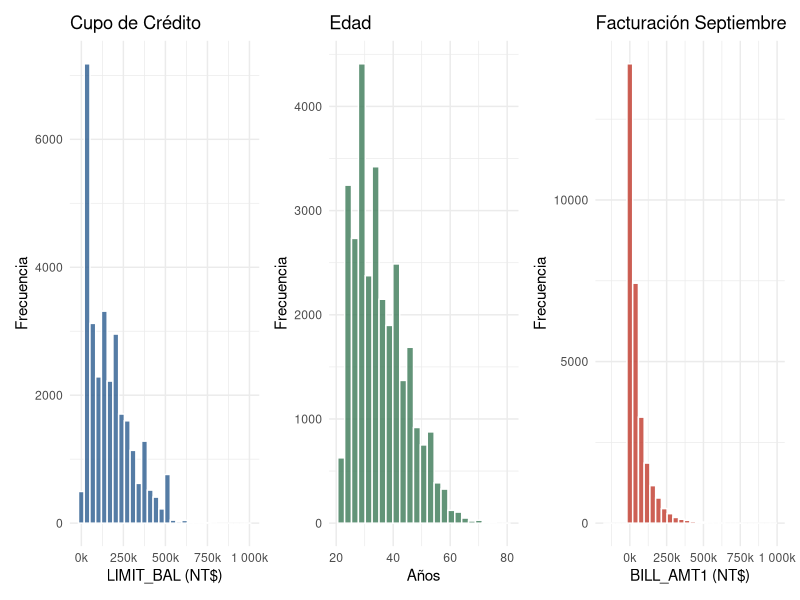
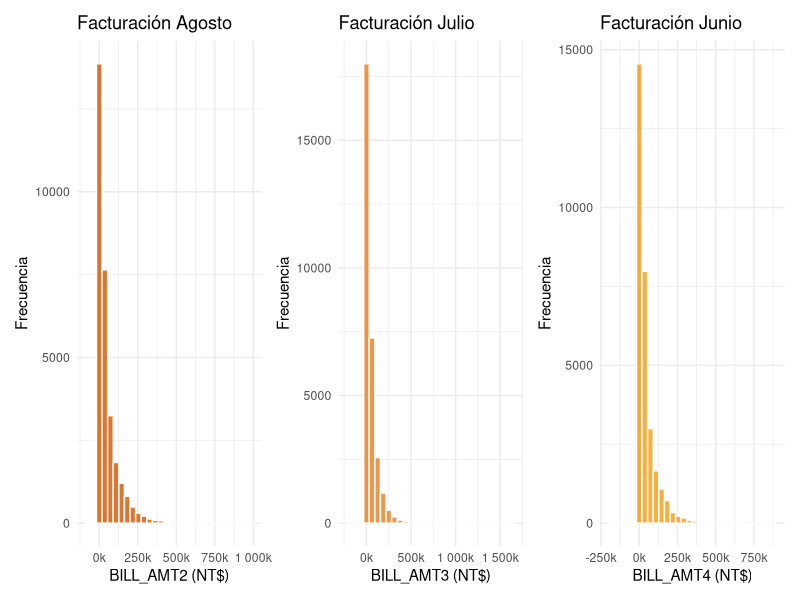
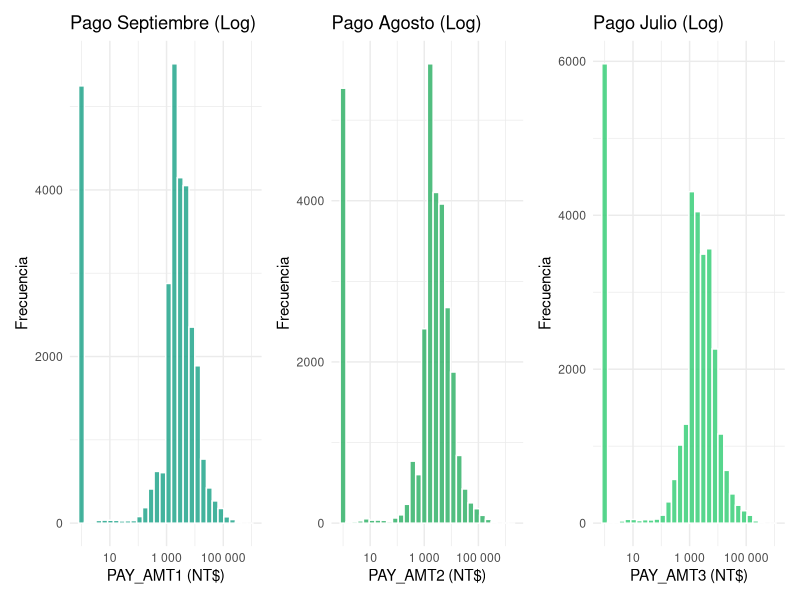
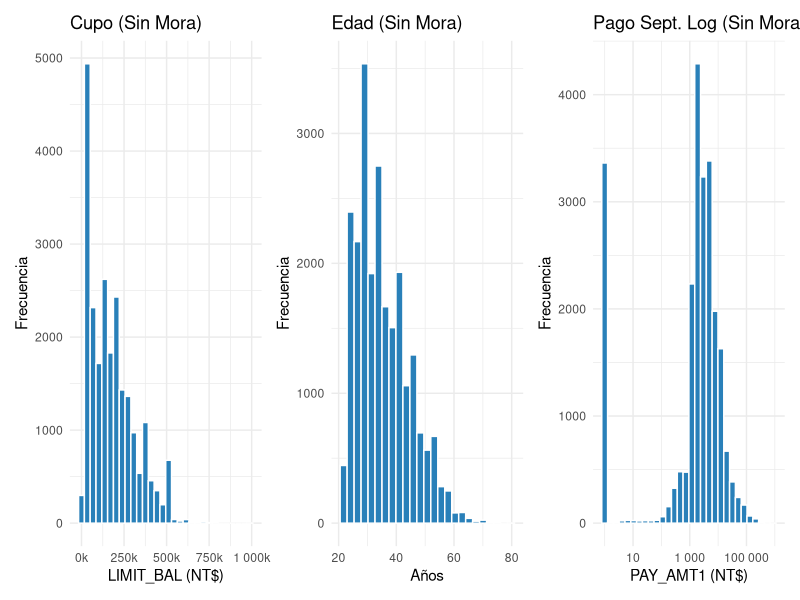
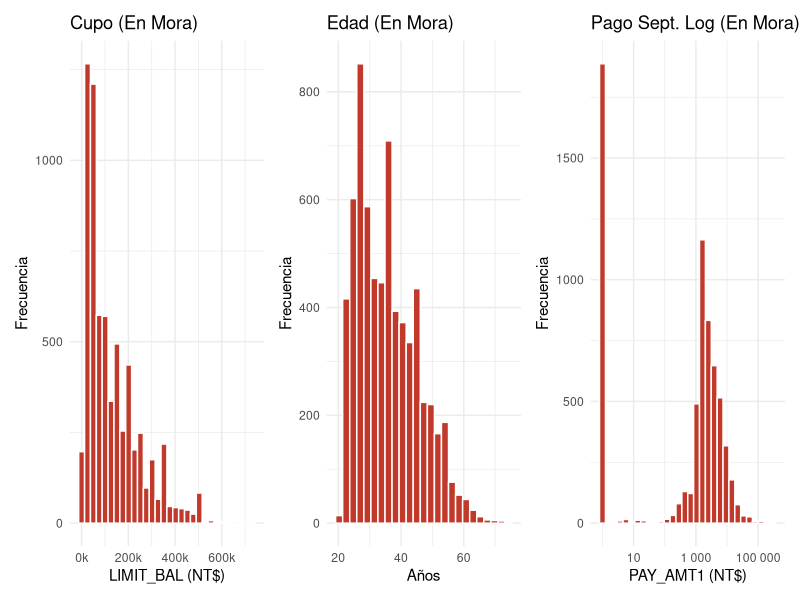

The R source for these figures, in order:
## ---- chunk 1
knitr::opts_chunk$set(
  echo = TRUE,
  warning = FALSE,
  message = FALSE,
  fig.width = 11,
  fig.height = 4,
  fig.align = "center"
)

paquetes <- c("readr", "ggplot2", "patchwork", "scales", "dplyr", "here")

paquetes_faltantes <- paquetes[
  !paquetes %in% rownames(installed.packages())
]

if (length(paquetes_faltantes) > 0) {
  install.packages(paquetes_faltantes)
}

# Cargar todas las librerías
invisible(lapply(paquetes, library, character.only = TRUE))

df <- read.csv(here("DATASET", "datos_credit.csv"))

# Aseguramos que la variable objetivo sea un factor para las agrupaciones
# 0 = Cliente al día / Sin incumplimiento, 1 = Cliente en mora / Incumplimiento
if("default.payment.next.month" %in% names(df)){
  df$default.payment.next.month <- as.factor(df$default.payment.next.month)
}

glimpse(df)

## ---- chunk 2

p1 <- ggplot(df, aes(x = LIMIT_BAL)) +
  geom_histogram(bins = 30, fill = "#2b5c8f", color = "white", alpha = 0.8) +
  scale_x_continuous(labels = label_number(scale = 1e-3, suffix = "k")) +
  labs(title = "Cupo de Crédito", x = "LIMIT_BAL (NT$)", y = "Frecuencia") +
  theme_minimal()

p2 <- ggplot(df, aes(x = AGE)) +
  geom_histogram(bins = 25, fill = "#3b7a57", color = "white", alpha = 0.8) +
  labs(title = "Edad", x = "Años", y = "Frecuencia") +
  theme_minimal()

p3 <- ggplot(df, aes(x = BILL_AMT1)) +
  geom_histogram(bins = 30, fill = "#c0392b", color = "white", alpha = 0.8) +
  scale_x_continuous(labels = label_number(scale = 1e-3, suffix = "k")) +
  labs(title = "Facturación Septiembre", x = "BILL_AMT1 (NT$)", y = "Frecuencia") +
  theme_minimal()

# Visualización en bloque de 3
p1 + p2 + p3

## ---- chunk 3
p4 <- ggplot(df, aes(x = BILL_AMT2)) +
  geom_histogram(bins = 30, fill = "#d35400", color = "white", alpha = 0.8) +
  scale_x_continuous(labels = label_number(scale = 1e-3, suffix = "k")) +
  labs(title = "Facturación Agosto", x = "BILL_AMT2 (NT$)", y = "Frecuencia") +
  theme_minimal()

p5 <- ggplot(df, aes(x = BILL_AMT3)) +
  geom_histogram(bins = 30, fill = "#e67e22", color = "white", alpha = 0.8) +
  scale_x_continuous(labels = label_number(scale = 1e-3, suffix = "k")) +
  labs(title = "Facturación Julio", x = "BILL_AMT3 (NT$)", y = "Frecuencia") +
  theme_minimal()

p6 <- ggplot(df, aes(x = BILL_AMT4)) +
  geom_histogram(bins = 30, fill = "#f39c12", color = "white", alpha = 0.8) +
  scale_x_continuous(labels = label_number(scale = 1e-3, suffix = "k")) +
  labs(title = "Facturación Junio", x = "BILL_AMT4 (NT$)", y = "Frecuencia") +
  theme_minimal()

p4 + p5 + p6

## ---- chunk 4
p7 <- ggplot(df, aes(x = PAY_AMT1 + 1)) +
  geom_histogram(bins = 30, fill = "#16a085", color = "white", alpha = 0.8) +
  scale_x_log10(labels = label_number()) +
  labs(title = "Pago Septiembre (Log)", x = "PAY_AMT1 (NT$)", y = "Frecuencia") +
  theme_minimal()

p8 <- ggplot(df, aes(x = PAY_AMT2 + 1)) +
  geom_histogram(bins = 30, fill = "#27ae60", color = "white", alpha = 0.8) +
  scale_x_log10(labels = label_number()) +
  labs(title = "Pago Agosto (Log)", x = "PAY_AMT2 (NT$)", y = "Frecuencia") +
  theme_minimal()

p9 <- ggplot(df, aes(x = PAY_AMT3 + 1)) +
  geom_histogram(bins = 30, fill = "#2ecc71", color = "white", alpha = 0.8) +
  scale_x_log10(labels = label_number()) +
  labs(title = "Pago Julio (Log)", x = "PAY_AMT3 (NT$)", y = "Frecuencia") +
  theme_minimal()

p7 + p8 + p9
## ---- chunk 5
# Dividimos el dataframe en dos subconjuntos simples
df_no_mora <- subset(df, default.payment.next.month == 0)
df_mora    <- subset(df, default.payment.next.month == 1)
## ---- chunk 6
h1_no <- ggplot(df_no_mora, aes(x = LIMIT_BAL)) +
  geom_histogram(bins = 30, fill = "#2980b9", color = "white") +
  scale_x_continuous(labels = label_number(scale = 1e-3, suffix = "k")) +
  labs(title = "Cupo (Sin Mora)", x = "LIMIT_BAL (NT$)", y = "Frecuencia") +
  theme_minimal()

h2_no <- ggplot(df_no_mora, aes(x = AGE)) +
  geom_histogram(bins = 25, fill = "#2980b9", color = "white") +
  labs(title = "Edad (Sin Mora)", x = "Años", y = "Frecuencia") +
  theme_minimal()

h3_no <- ggplot(df_no_mora, aes(x = PAY_AMT1 + 1)) +
  geom_histogram(bins = 30, fill = "#2980b9", color = "white") +
  scale_x_log10(labels = label_number()) +
  labs(title = "Pago Sept. Log (Sin Mora)", x = "PAY_AMT1 (NT$)", y = "Frecuencia") +
  theme_minimal()

# Mostrar bloque de 3
h1_no + h2_no + h3_no
## ---- chunk 7
h1_si <- ggplot(df_mora, aes(x = LIMIT_BAL)) +
  geom_histogram(bins = 30, fill = "#c0392b", color = "white") +
  scale_x_continuous(labels = label_number(scale = 1e-3, suffix = "k")) +
  labs(title = "Cupo (En Mora)", x = "LIMIT_BAL (NT$)", y = "Frecuencia") +
  theme_minimal()

h2_si <- ggplot(df_mora, aes(x = AGE)) +
  geom_histogram(bins = 25, fill = "#c0392b", color = "white") +
  labs(title = "Edad (En Mora)", x = "Años", y = "Frecuencia") +
  theme_minimal()

h3_si <- ggplot(df_mora, aes(x = PAY_AMT1 + 1)) +
  geom_histogram(bins = 30, fill = "#c0392b", color = "white") +
  scale_x_log10(labels = label_number()) +
  labs(title = "Pago Sept. Log (En Mora)", x = "PAY_AMT1 (NT$)", y = "Frecuencia") +
  theme_minimal()

# Mostrar bloque de 3
h1_si + h2_si + h3_si
